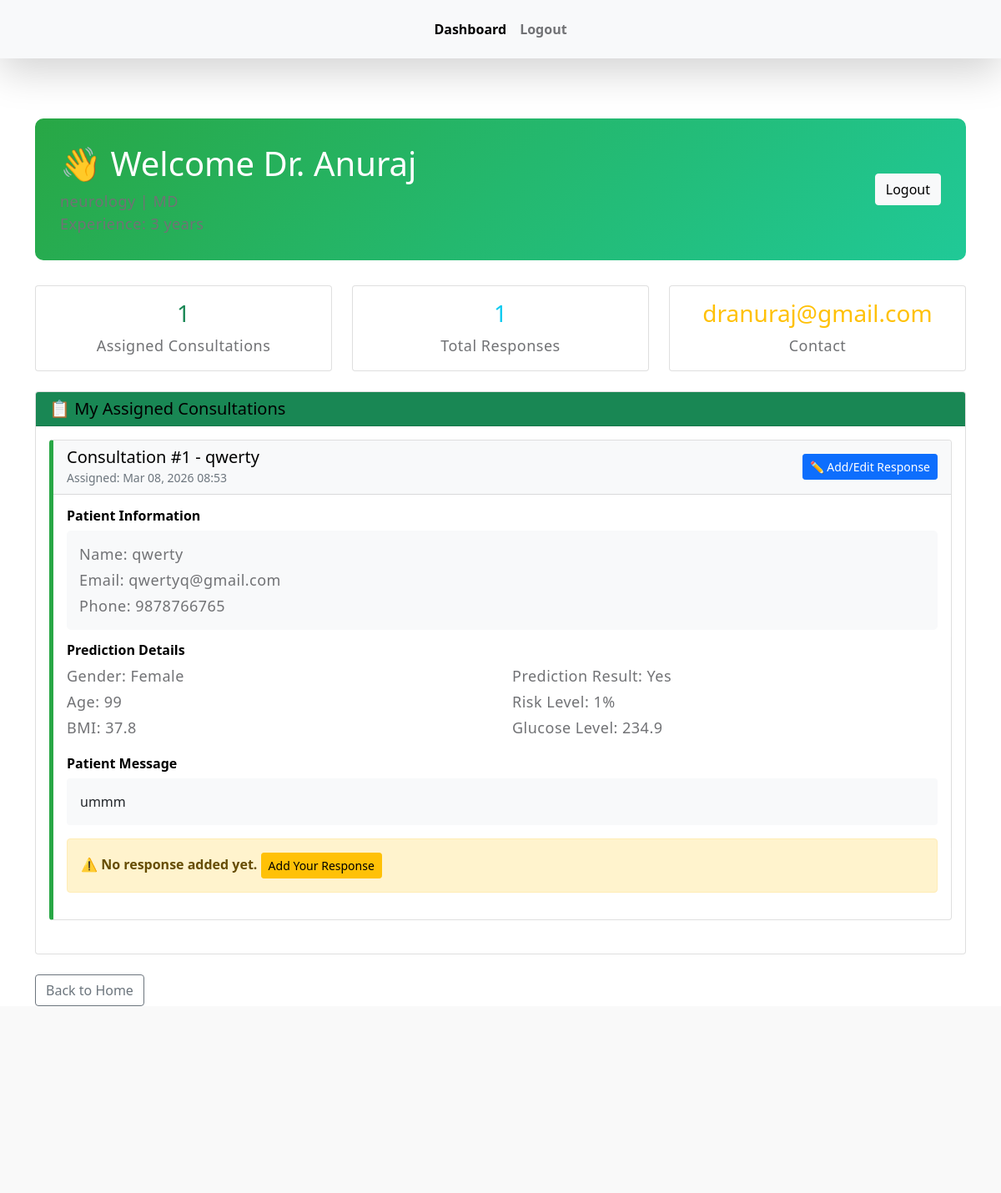
Screenshot of /doctor_dashboard/ (signed in) with the database file from the repository.
### stroke_prediction/models.py (models this page shows, shortened)
class Doctor(models.Model):
    QUALIFICATION_CHOICES = [
        ('MD', 'Medicine (MD)'),
        ('DO', 'Osteopathic Medicine (DO)'),
        ('MBBS', 'MBBS'),
        ('Other', 'Other'),
    ]
    name = models.CharField(max_length=150)
    email = models.EmailField(unique=True)
    phone_number = models.CharField(max_length=120)
    password = models.CharField(max_length=120)
    qualification = models.CharField(max_length=50, choices=QUALIFICATION_CHOICES)
    specialization = models.CharField(max_length=150, help_text="e.g., Cardiology, Neurology, General Practice")
    years_of_experience = models.IntegerField()
    proof_document = models.FileField(upload_to='doctor_proofs/', help_text="Medical license, certificate, or degree")
    is_approved = models.BooleanField(default=False)
    approval_date = models.DateTimeField(blank=True, null=True)
    rejection_reason = models.TextField(blank=True, null=True)
    password_reset_token = models.CharField(max_length=255, blank=True, null=True)
    password_reset_token_expire = models.DateTimeField(blank=True, null=True)
    created_at = models.DateTimeField(auto_now_add=True)
    updated_at = models.DateTimeField(auto_now=True)
    class Meta:
        ordering = ['-created_at']

class ConsultationRequest(models.Model):
    STATUS_CHOICES = [
        ('Pending', 'Pending'),
        ('Approved', 'Approved'),
        ('Rejected', 'Rejected'),
    ]
    user = models.ForeignKey(regtable, on_delete=models.CASCADE)
    prediction = models.ForeignKey(Prediction, on_delete=models.CASCADE)
    patient_name = models.CharField(max_length=150)
    email = models.EmailField()
    message = models.TextField(help_text="Message or symptoms description")
    status = models.CharField(max_length=20, choices=STATUS_CHOICES, default='Pending')
    doctor = models.ForeignKey('Doctor', on_delete=models.SET_NULL, blank=True, null=True, related_name='consultations')
    doctor_name = models.CharField(max_length=150, blank=True, null=True)
    consultation_message = models.TextField(blank=True, null=True, help_text="Doctor's response")
    meeting_link = models.URLField(blank=True, null=True, help_text="Video consultation link")
    created_at = models.DateTimeField(auto_now_add=True)
    updated_at = models.DateTimeField(auto_now=True)
    class Meta:
        ordering = ['-created_at']

class regtable(models.Model):
    name=models.CharField(max_length=150)
    phone_number=models.CharField(max_length=120)
    email=models.CharField(max_length=120)
    password=models.CharField(max_length=120)
    password_reset_token=models.CharField(max_length=255, blank=True, null=True)
    password_reset_token_expire=models.DateTimeField(blank=True, null=True)

class Prediction(models.Model):
    user = models.ForeignKey(regtable, on_delete=models.CASCADE)
    gender = models.CharField(max_length=10)
    age = models.IntegerField()
    hypertension = models.IntegerField()
    heart_disease = models.IntegerField()
    ever_married = models.CharField(max_length=10)
    work_type = models.CharField(max_length=30)
    residence_type = models.CharField(max_length=10)
    avg_glucose_level = models.FloatField()
    bmi = models.FloatField()
    smoking_status = models.CharField(max_length=20)
    prediction_result = models.CharField(max_length=5)
    probability_no_stroke = models.FloatField()
    probability_stroke = models.FloatField()
    created_at = models.DateTimeField(auto_now_add=True)

### stroke_prediction/views.py (the view)
# urls.py: path('doctor_dashboard/', views.doctor_dashboard, name='doctor_dashboard'),
def doctor_dashboard(request):
    if 'doctor_id' not in request.session:
        return redirect('doctor_login')
    doctor = Doctor.objects.get(id=request.session['doctor_id'])
    consultations = ConsultationRequest.objects.filter(
        doctor=doctor,
        status='Approved'
    ).select_related('user', 'prediction').order_by('-created_at')
    return render(request, 'doctor_dashboard.html', {
        'doctor': doctor,
        'consultations': consultations
    })

### templates/doctor_dashboard.html (shortened to what this page needs)
{% load static %}
{% block content %}
{% include 'header.html' %}
<!DOCTYPE html>
<html lang="en">
<head>
    <link href="https://cdn.jsdelivr.net/npm/bootstrap@5.1.3/dist/css/bootstrap.min.css" rel="stylesheet">
</head>
<body>
    <div class="container mt-5">
        <div class="doctor-header">
            <div class="row align-items-center">
                <div class="col-md-8">
                    <h1>👋 Welcome Dr. {{ doctor.name }}</h1>
                    <p class="mb-0">{{ doctor.specialization }} | {{ doctor.qualification }}</p>
                    <p class="mb-0">Experience: {{ doctor.years_of_experience }} years</p>
                </div>
                <div class="col-md-4 text-end">
                    <a href="/doctor_logout/" class="btn btn-light">Logout</a>
                </div>
            </div>
        </div>
        <div class="row mb-4">
            <div class="col-md-4">
                <div class="card text-center">
                    <div class="card-body">
                        <h3 class="text-success">{{ consultations.count }}</h3>
                        <p class="card-text">Assigned Consultations</p>
                    </div>
                </div>
            </div>
            <div class="col-md-4">
                <div class="card text-center">
                    <div class="card-body">
                        <h3 class="text-info">{{ consultations|dictsort:"status"|length }}</h3>
                        <p class="card-text">Total Responses</p>
                    </div>
                </div>
            </div>
            <div class="col-md-4">
                <div class="card text-center">
                    <div class="card-body">
                        <h3 class="text-warning">{{ doctor.email }}</h3>
                        <p class="card-text">Contact</p>
                    </div>
                </div>
            </div>
        </div>
        <div class="card">
            <div class="card-header bg-success text-white">
                <h5 class="mb-0">📋 My Assigned Consultations</h5>
            </div>
            <div class="card-body">
                {% if consultations %}
                    {% for consultation in consultations %}
                    <div class="card consultation-card mb-4">
                        <div class="card-header bg-light">
                            <div class="row align-items-center">
                                <div class="col-md-8">
                                    <h5 class="mb-0">Consultation #{{ consultation.id }} - {{ consultation.patient_name }}</h5>
                                    <small class="text-muted">Assigned: {{ consultation.updated_at|date:"M d, Y H:i" }}</small>
                                </div>
                                <div class="col-md-4 text-end">
                                    <a href="/update_consultation/{{ consultation.id }}/" class="btn btn-sm btn-primary">
                                        ✏️ Add/Edit Response
                                    </a>
                                </div>
                            </div>
                        </div>
                        <div class="card-body">
                            <h6><strong>Patient Information</strong></h6>
                            <div class="patient-info">
                                <p class="mb-1"><strong>Name:</strong> {{ consultation.patient_name }}</p>
                                <p class="mb-1"><strong>Email:</strong> {{ consultation.email }}</p>
                                <p class="mb-0"><strong>Phone:</strong> {{ consultation.user.phone_number }}</p>
                            </div>
                            <h6><strong>Prediction Details</strong></h6>
                            <div class="row mb-3">
                                <div class="col-md-6">
                                    <p class="mb-1"><strong>Gender:</strong> {{ consultation.prediction.gender }}</p>
                                    <p class="mb-1"><strong>Age:</strong> {{ consultation.prediction.age }}</p>
                                    <p class="mb-1"><strong>BMI:</strong> {{ consultation.prediction.bmi|floatformat:1 }}</p>
                                </div>
                                <div class="col-md-6">
                                    <p class="mb-1"><strong>Prediction Result:</strong> <strong>{{ consultation.prediction.prediction_result }}</strong></p>
                                    <p class="mb-1"><strong>Risk Level:</strong> {{ consultation.prediction.probability_stroke|floatformat:0 }}%</p>
                                    <p class="mb-0"><strong>Glucose Level:</strong> {{ consultation.prediction.avg_glucose_level|floatformat:1 }}</p>
                                </div>
                            </div>
                            <h6><strong>Patient Message</strong></h6>
                            <div class="bg-light p-3 rounded mb-3">
                                {{ consultation.message }}
                            </div>
                            {% if consultation.consultation_message %}
                            <div class="alert alert-success">
                                <h6><strong>Your Response</strong></h6>
                                <p class="mb-2">{{ consultation.consultation_message }}</p>
                                {% if consultation.meeting_link %}
                                <p class="mb-0">
                                    <a href="{{ consultation.meeting_link }}" target="_blank" class="btn btn-sm btn-primary">
                                        🔗 Join Video Consultation
                                    </a>
                                </p>
                                {% endif %}
                            </div>
                            {% else %}
                            <div class="alert alert-warning">
                                <strong>⚠️ No response added yet.</strong>
                                <a href="/update_consultation/{{ consultation.id }}/" class="btn btn-sm btn-warning">
                                    Add Your Response
                                </a>
                            </div>
                            {% endif %}
                        </div>
                    </div>
                    {% endfor %}
                {% else %}
                <div class="alert alert-info">
                    <p class="mb-0">No consultations assigned to you yet.</p>
                </div>
                {% endif %}
            </div>
        </div>
        <div class="mt-4">
            <a href="/index/" class="btn btn-outline-secondary">Back to Home</a>
        </div>
    </div>
</body>
</html>
{% include 'footer.html' %}
{% endblock %}

### static/css/templatemo-medic-care.css (style rules this page uses)
:root { --white-color: #FFFFFF; --primary-color: #247cff; --section-bg-color: #F9F9F9; --dark-color: #000000; --title-color: #565758; --p-color: #717275; --border-color: #eaeaea; --body-font-family: 'Open Sans', sans-serif; --h1-font-size: 48px; --h2-font-size: 36px; --h3-font-size: 32px; --h4-font-size: 28px; --h5-font-size: 24px; --h6-font-size: 22px; --p-font-size: 18px; --menu-font-size: 16px; --font-weight-light: 300; --font-weight-normal: 400; --font-weight-semibold: 600; --font-weight-bold: 700; }
body { background: var(--white-color); font-family: var(--body-font-family); position: relative; padding-top: 94px; }
h2, h3, h4, h5, h6 { color: var(--dark-color); line-height: inherit; }
h1, h2, h3, h4, h5, h6 { font-weight: var(--font-weight-semibold); }
h1, h2 { font-weight: var(--font-weight-bold); }
h1 { font-size: var(--h1-font-size); line-height: normal; }
h3 { font-size: var(--h3-font-size); }
h5 { font-size: var(--h5-font-size); }
h6 { font-size: var(--h6-font-size); }
p { color: var(--p-color); font-size: var(--p-font-size); font-weight: var(--font-weight-light); letter-spacing: 0.5px; }
a, button { touch-action: manipulation; transition: all 0.3s; }
a { color: var(--p-color); text-decoration: none; }
b, strong { font-weight: var(--font-weight-bold); }

### templates/doctor_dashboard.html (style rules this page uses)
.doctor-header { background: linear-gradient(135deg, #28a745 0%, #20c997 100%); color: white; padding: 30px; border-radius: 10px; margin-bottom: 30px; }
.consultation-card { border-left: 5px solid #28a745; transition: transform 0.2s; }
.patient-info { background-color: #f8f9fa; padding: 15px; border-radius: 5px; margin-bottom: 15px; }

### rows the page displays
Doctor: name "Anuraj", email "dranuraj@gmail.com"
ConsultationRequest: id "1", patient_name "qwerty", updated_at "Mar 08, 2026 08:53", email "qwertyq@gmail.com", user.phone_number "9878766765", prediction.gender "Female", prediction.age "99", prediction.bmi "37.8", prediction.prediction_result "Yes", prediction.probability_stroke "1", prediction.avg_glucose_level "234.9", message "ummm"

### other values shown
{{ consultations.count }} "1"
{{ consultations|dictsort:"status"|length }} "1"
